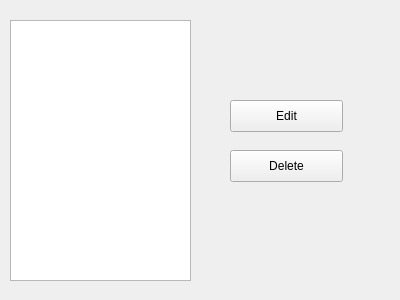
<?xml version="1.0" encoding="UTF-8"?>
<ui version="4.0">
 <class>curveEditWindow</class>
 <widget class="QWidget" name="curveEditWindow">
  <property name="geometry">
   <rect>
    <x>0</x>
    <y>0</y>
    <width>400</width>
    <height>300</height>
   </rect>
  </property>
  <property name="windowTitle">
   <string>Form</string>
  </property>
  <widget class="QListWidget" name="curvesList">
   <property name="geometry">
    <rect>
     <x>10</x>
     <y>20</y>
     <width>181</width>
     <height>261</height>
    </rect>
   </property>
  </widget>
  <widget class="QPushButton" name="curveEditButton">
   <property name="geometry">
    <rect>
     <x>230</x>
     <y>100</y>
     <width>113</width>
     <height>32</height>
    </rect>
   </property>
   <property name="text">
    <string>Edit</string>
   </property>
  </widget>
  <widget class="QPushButton" name="curveDeleteButton">
   <property name="geometry">
    <rect>
     <x>230</x>
     <y>150</y>
     <width>113</width>
     <height>32</height>
    </rect>
   </property>
   <property name="text">
    <string>Delete</string>
   </property>
  </widget>
 </widget>
 <resources/>
 <connections/>
</ui>
